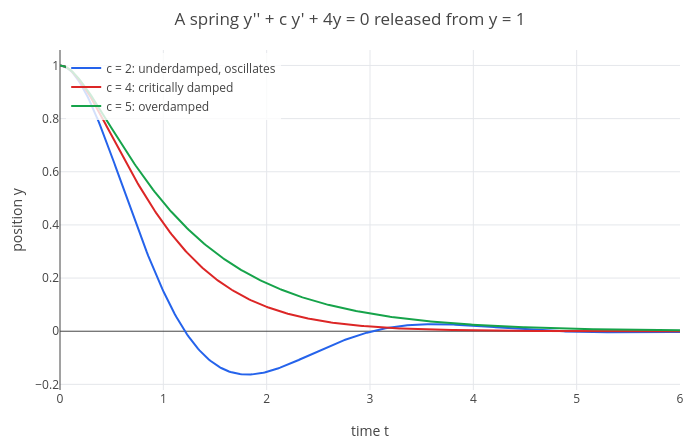

The cell this chart's notebook holds for it:
### Markdown cell above
All three start at $y = 1$ at rest. The horizontal axis is time, the vertical axis the position of the mass (0 is
the resting position):

### Code cell
p = plot(under, critical, over, t, 0, 6);
p = legend(p, "c = 2: underdamped, oscillates", "c = 4: critically damped", "c = 5: overdamped");
labels(title(p, "A spring y'' + c y' + 4y = 0 released from y = 1"), "time t", "position y")

### Figure 1 — Plotly figure (JSON) as saved in the notebook; plotly's stock layout.template omitted (floating-point values rounded to 4 significant figures; data arrays with more than 128 entries replaced by an {"elided": "..."} marker saying what was removed)
{"data": [{"line": {"color": "#2563eb", "width": 2}, "mode": "lines", "name": "c = 2: underdamped, oscillates", "type": "scatter", "x": {"elided": "402 float values"}, "y": {"elided": "402 float values"}}, {"line": {"color": "#dc2626", "width": 2}, "mode": "lines", "name": "c = 4: critically damped", "type": "scatter", "x": {"elided": "402 float values"}, "y": {"elided": "402 float values"}}, {"line": {"color": "#16a34a", "width": 2}, "mode": "lines", "name": "c = 5: overdamped", "type": "scatter", "x": {"elided": "402 float values"}, "y": {"elided": "402 float values"}}], "layout": {"height": 440, "legend": {"bgcolor": "rgba(255,255,255,0.8)", "x": 0.01, "y": 0.99}, "margin": {"b": 50, "l": 60, "r": 20, "t": 50}, "showlegend": true, "title": {"text": "A spring y'' + c y' + 4y = 0 released from y = 1"}, "width": 700, "xaxis": {"title": {"text": "time t"}, "zeroline": true}, "yaxis": {"range": [-0.2212, 1.058], "title": {"text": "position y"}, "zeroline": true}}}
